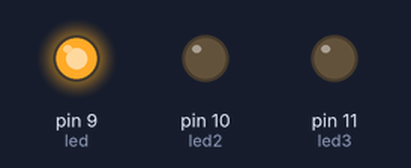
Recording of a sketch running on a simulated Arduino Uno, built with avr-gcc and run on an emulated ATmega328P. Parts: output pins drawn as LEDs (lit = HIGH).

Above: at 0.2 s.
At 0.7 s:
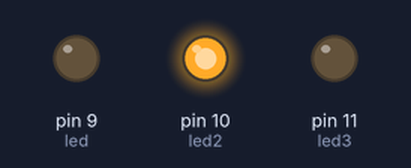
At 2.7 s:
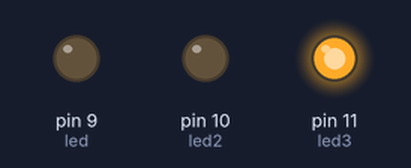
Timing chart, 0 to 3.5 s (numbered marks = the images above):
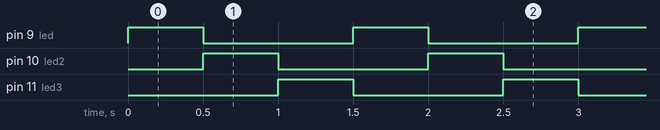

The sketch:

Challange3.ino
```cpp
int led=9;
int led2=10;
int led3=11;
void setup() {
  // put your setup code here, to run once:
pinMode(led,OUTPUT);
pinMode(led2,OUTPUT);
pinMode(led3,OUTPUT);
}

void loop() {
  // put your main code here, to run repeatedly:
digitalWrite(led,HIGH);
delay(500);
digitalWrite(led,LOW);
digitalWrite(led2,HIGH);
delay(500);
digitalWrite(led2,LOW);
digitalWrite(led3,HIGH);
delay(500);
digitalWrite(led3,LOW);
}
```

Measured:
- by itself, pin 9 (led), pin 10 (led2), pin 11 (led3): alternates HIGH for 0.50 s and LOW for 1.0 s
- by itself, everything shown: repeats every 1.5 s, in 4 steps
